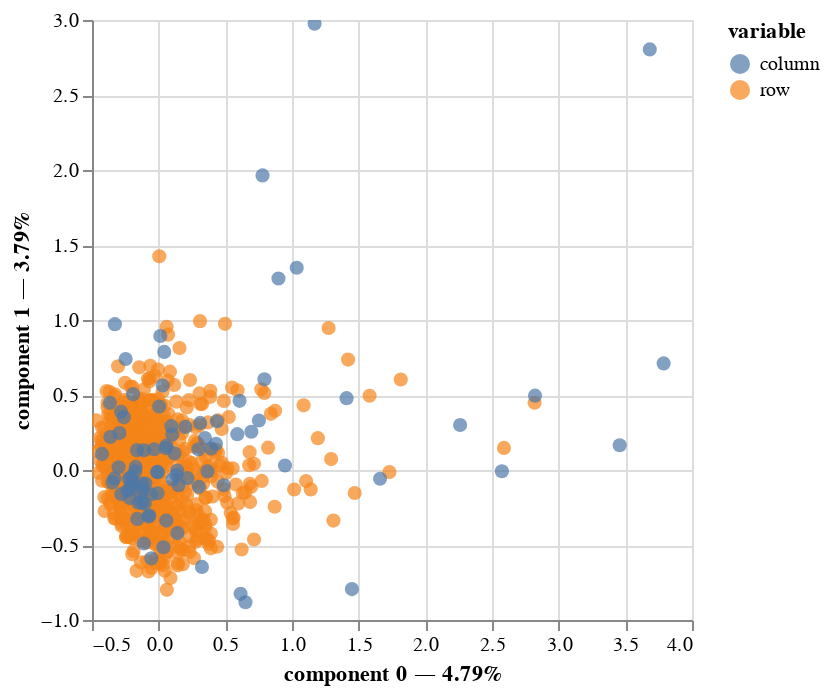

The notebook cell this image was saved under:
### Code cell
#Visualization
mca.plot(
    df_cleaned[categorical_columns],
    x_component=0,
    y_component=1,
    show_column_markers=True,
    show_row_markers=True,
    show_column_labels=False,
    show_row_labels=False
)

### Figure 1 — Vega-Lite specification as saved in the notebook (floating-point values rounded to 4 significant figures; data arrays with more than 128 entries replaced by an {"elided": "..."} marker saying what was removed)
{"config": {"view": {"continuousWidth": 300, "continuousHeight": 300}}, "layer": [{"data": {"name": "data-a7772fc5235f237899b2601c08f5789f"}, "mark": {"type": "circle", "size": 50}, "encoding": {"color": {"field": "variable", "type": "nominal"}, "tooltip": [{"field": "variable", "type": "nominal"}, {"field": "value", "type": "nominal"}, {"field": "component 0", "type": "quantitative"}, {"field": "component 1", "type": "quantitative"}], "x": {"axis": {"title": "component 0 — 4.79%"}, "field": "component 0", "scale": {"zero": false}, "type": "quantitative"}, "y": {"axis": {"title": "component 1 — 3.79%"}, "field": "component 1", "scale": {"zero": false}, "type": "quantitative"}}, "name": "view_1"}, {"data": {"name": "data-60f80c3b0b439b93adfb2299f8f1c7df"}, "mark": {"type": "circle", "size": 50}, "encoding": {"color": {"field": "variable", "type": "nominal"}, "tooltip": [{"field": "variable", "type": "nominal"}, {"field": "value", "type": "nominal"}, {"field": "component 0", "type": "quantitative"}, {"field": "component 1", "type": "quantitative"}], "x": {"axis": {"title": "component 0 — 4.79%"}, "field": "component 0", "scale": {"zero": false}, "type": "quantitative"}, "y": {"axis": {"title": "component 1 — 3.79%"}, "field": "component 1", "scale": {"zero": false}, "type": "quantitative"}}}], "params": [{"name": "param_1", "select": {"type": "interval", "encodings": ["x", "y"]}, "bind": "scales", "views": ["view_1"]}], "$schema": "https://vega.github.io/schema/vega-lite/v5.16.3.json", "datasets": {"data-a7772fc5235f237899b2601c08f5789f": {"elided": "687 records"}, "data-60f80c3b0b439b93adfb2299f8f1c7df": [{"component 0": -0.01223, "component 1": -0.01295, "component 2": -0.03997, "variable": "column", "value": "How often do you travel by plane?_1", "label": "How often do you travel by plane?_1"}, {"component 0": -0.09923, "component 1": -0.09031, "component 2": -0.06119, "variable": "column", "value": "How often do you travel by plane?_2", "label": "How often do you travel by plane?_2"}, {"component 0": 0.6066, "component 1": 0.4611, "component 2": 1.407, "variable": "column", "value": "How often do you travel by plane?_3", "label": "How often do you travel by plane?_3"}, {"component 0": 1.169, "component 1": 2.975, "component 2": -1.479, "variable": "column", "value": "How often do you travel by plane?_4", "label": "How often do you travel by plane?_4"}, {"component 0": 3.683, "component 1": 2.804, "component 2": -3.958, "variable": "column", "value": "How often do you travel by plane?_5", "label": "How often do you travel by plane?_5"}, {"component 0": -0.3282, "component 1": 0.9722, "component 2": 0.1727, "variable": "column", "value": "Do you ever recline your seat when you fly?_0.0", "label": "Do you ever recline your seat when you fly?_0.0"}, {"component 0": -0.2821, "component 1": 0.3876, "component 2": -0.05765, "variable": "column", "value": "Do you ever recline your seat when you fly?_1.0", "label": "Do you ever recline your seat when you fly?_1.0"}, {"component 0": -0.1619, "component 1": 0.132, "component 2": -0.01464, "variable": "column", "value": "Do you ever recline your seat when you fly?_2.0", "label": "Do you ever recline your seat when you fly?_2.0"}, {"component 0": 0.05671, "component 1": -0.3372, "component 2": -0.08425, "variable": "column", "value": "Do you ever recline your seat when you fly?_3.0", "label": "Do you ever recline your seat when you fly?_3.0"}, {"component 0": 0.6509, "component 1": -0.8818, "component 2": 0.05936, "variable": "column", "value": "Do you ever recline your seat when you fly?_4.0", "label": "Do you ever recline your seat when you fly?_4.0"}, {"component 0": 0.1048, "component 1": -0.06348, "component 2": 0.05613, "variable": "column", "value": "Do you have any children under 18?_0.0", "label": "Do you have any children under 18?_0.0"}, {"component 0": -0.3626, "component 1": 0.2197, "component 2": -0.1943, "variable": "column", "value": "Do you have any children under 18?_1.0", "label": "Do you have any children under 18?_1.0"}, {"component 0": 0.3011, "component 1": -0.1122, "component 2": -0.8884, "variable": "column", "value": "In a row of three seats, who should get to use the two arm rests?_1.0", "label": "In a row of three seats, who should get to use the two arm rests?_1.0"}, {"component 0": 0.01246, "component 1": 0.8935, "component 2": -0.2434, "variable": "column", "value": "In a row of three seats, who should get to use the two arm rests?_2.0", "label": "In a row of three seats, who should get to use the two arm rests?_2.0"}, {"component 0": 0.8983, "component 1": 1.277, "component 2": 1.463, "variable": "column", "value": "In a row of three seats, who should get to use the two arm rests?_3.0", "label": "In a row of three seats, who should get to use the two arm rests?_3.0"}, {"component 0": -0.1039, "component 1": -0.2258, "component 2": 0.01156, "variable": "column", "value": "In a row of three seats, who should get to use the two arm rests?_4.0", "label": "In a row of three seats, who should get to use the two arm rests?_4.0"}, {"component 0": 0.1329, "component 1": -0.03393, "component 2": -0.3994, "variable": "column", "value": "In a row of three seats, who should get to use the two arm rests?_5.0", "label": "In a row of three seats, who should get to use the two arm rests?_5.0"}, {"component 0": 0.03579, "component 1": -0.5149, "component 2": 0.3242, "variable": "column", "value": "In a row of two seats, who should get to use the middle arm rest?_1.0", "label": "In a row of two seats, who should get to use the middle arm rest?_1.0"}, {"component 0": 0.03008, "component 1": 0.5634, "component 2": -0.1061, "variable": "column", "value": "In a row of two seats, who should get to use the middle arm rest?_2.0", "label": "In a row of two seats, who should get to use the middle arm rest?_2.0"}, {"component 0": 1.036, "component 1": 1.348, "component 2": 1.578, "variable": "column", "value": "In a row of two seats, who should get to use the middle arm rest?_3.0", "label": "In a row of two seats, who should get to use the middle arm rest?_3.0"}, {"component 0": -0.1249, "component 1": -0.219, "component 2": 0.007127, "variable": "column", "value": "In a row of two seats, who should get to use the middle arm rest?_4.0", "label": "In a row of two seats, who should get to use the middle arm rest?_4.0"}, {"component 0": 0.4368, "component 1": 0.3248, "component 2": -1.083, "variable": "column", "value": "In a row of two seats, who should get to use the middle arm rest?_5.0", "label": "In a row of two seats, who should get to use the middle arm rest?_5.0"}, {"component 0": 0.2004, "component 1": 0.2874, "component 2": 0.0006952, "variable": "column", "value": "Who should have control over the window shade?_0.0", "label": "Who should have control over the window shade?_0.0"}, {"component 0": -0.1517, "component 1": -0.2176, "component 2": -0.0005263, "variable": "column", "value": "Who should have control over the window shade?_1.0", "label": "Who should have control over the window shade?_1.0"}, {"component 0": -0.1723, "component 1": 0.02055, "component 2": 0.06466, "variable": "column", "value": "Is itrude to move to an unsold seat on a plane?_0.0", "label": "Is itrude to move to an unsold seat on a plane?_0.0"}, {"component 0": 0.4878, "component 1": -0.1018, "component 2": -0.5779, "variable": "column", "value": "Is itrude to move to an unsold seat on a plane?_1.0", "label": "Is itrude to move to an unsold seat on a plane?_1.0"}, {"component 0": 1.66, "component 1": -0.05864, "component 2": 0.64, "variable": "column", "value": "Is itrude to move to an unsold seat on a plane?_2.0", "label": "Is itrude to move to an unsold seat on a plane?_2.0"}, {"component 0": -0.1764, "component 1": -0.009484, "component 2": 0.0327, "variable": "column", "value": "Generally speaking, is it rude to say more than a few words tothe stranger sitting next to you on a plane?_0.0", "label": "Generally speaking, is it rude to say more than a few words tothe stranger sitting next to you on a plane?_0.0"}, {"component 0": 0.3663, "component 1": -0.009323, "component 2": -0.3509, "variable": "column", "value": "Generally speaking, is it rude to say more than a few words tothe stranger sitting next to you on a plane?_1.0", "label": "Generally speaking, is it rude to say more than a few words tothe stranger sitting next to you on a plane?_1.0"}, {"component 0": 2.261, "component 1": 0.2998, "component 2": 1.32, "variable": "column", "value": "Generally speaking, is it rude to say more than a few words tothe stranger sitting next to you on a plane?_2.0", "label": "Generally speaking, is it rude to say more than a few words tothe stranger sitting next to you on a plane?_2.0"}, {"component 0": -0.1918, "component 1": 0.5054, "component 2": 0.383, "variable": "column", "value": "On a 6 hour flight from NYC to LA, how many times is it acceptable to get up if you're not in an aisle seat?_0.0", "label": "On a 6 hour flight from NYC to LA, how many times is it acceptable to get up if you're not in an aisle seat?_0.0"}, {"component 0": -0.3006, "component 1": 0.01813, "component 2": 0.2743, "variable": "column", "value": "On a 6 hour flight from NYC to LA, how many times is it acceptable to get up if you're not in an aisle seat?_1.0", "label": "On a 6 hour flight from NYC to LA, how many times is it acceptable to get up if you're not in an aisle seat?_1.0"}, {"component 0": -0.2338, "component 1": -0.138, "component 2": 0.08459, "variable": "column", "value": "On a 6 hour flight from NYC to LA, how many times is it acceptable to get up if you're not in an aisle seat?_2.0", "label": "On a 6 hour flight from NYC to LA, how many times is it acceptable to get up if you're not in an aisle seat?_2.0"}, {"component 0": 0.149, "component 1": -0.1016, "component 2": -0.2684, "variable": "column", "value": "On a 6 hour flight from NYC to LA, how many times is it acceptable to get up if you're not in an aisle seat?_3.0", "label": "On a 6 hour flight from NYC to LA, how many times is it acceptable to get up if you're not in an aisle seat?_3.0"}, {"component 0": 0.5897, "component 1": 0.2388, "component 2": -0.4317, "variable": "column", "value": "On a 6 hour flight from NYC to LA, how many times is it acceptable to get up if you're not in an aisle seat?_4.0", "label": "On a 6 hour flight from NYC to LA, how many times is it acceptable to get up if you're not in an aisle seat?_4.0"}, {"component 0": 3.787, "component 1": 0.7106, "component 2": 1.587, "variable": "column", "value": "On a 6 hour flight from NYC to LA, how many times is it acceptable to get up if you're not in an aisle seat?_5.0", "label": "On a 6 hour flight from NYC to LA, how many times is it acceptable to get up if you're not in an aisle seat?_5.0"}, {"component 0": -0.2476, "component 1": 0.74, "component 2": 0.05785, "variable": "column", "value": "Under normal circumstances, does a person who reclines their seat during a flight have any obligation to the person sitting behind them?_0.0", "label": "Under normal circumstances, does a person who reclines their seat during a flight have any obligation to the person sitting behind them?_0.0"}, {"component 0": 0.1408, "component 1": -0.4207, "component 2": -0.03289, "variable": "column", "value": "Under normal circumstances, does a person who reclines their seat during a flight have any obligation to the person sitting behind them?_1.0", "label": "Under normal circumstances, does a person who reclines their seat during a flight have any obligation to the person sitting behind them?_1.0"}, {"component 0": -0.3651, "component 1": 0.4482, "component 2": 0.09412, "variable": "column", "value": "Is itrude to recline your seat on a plane?_0.0", "label": "Is itrude to recline your seat on a plane?_0.0"}, {"component 0": 0.3245, "component 1": -0.6459, "component 2": -0.2601, "variable": "column", "value": "Is itrude to recline your seat on a plane?_1.0", "label": "Is itrude to recline your seat on a plane?_1.0"}, {"component 0": 1.449, "component 1": -0.7938, "component 2": 0.3289, "variable": "column", "value": "Is itrude to recline your seat on a plane?_2.0", "label": "Is itrude to recline your seat on a plane?_2.0"}, {"component 0": -0.2613, "component 1": 0.3511, "component 2": -0.007919, "variable": "column", "value": "Given the opportunity, would you eliminate the possibility of reclining seats on planes entirely?_0.0", "label": "Given the opportunity, would you eliminate the possibility of reclining seats on planes entirely?_0.0"}, {"component 0": 0.6144, "component 1": -0.8254, "component 2": 0.01862, "variable": "column", "value": "Given the opportunity, would you eliminate the possibility of reclining seats on planes entirely?_1.0", "label": "Given the opportunity, would you eliminate the possibility of reclining seats on planes entirely?_1.0"}, {"component 0": -0.224, "component 1": -0.05779, "component 2": 0.2569, "variable": "column", "value": "Is it rude to ask someone to switch seats with you in order to be closer to friends?_0.0", "label": "Is it rude to ask someone to switch seats with you in order to be closer to friends?_0.0"}, {"component 0": 0.3472, "component 1": 0.2127, "component 2": -1.054, "variable": "column", "value": "Is it rude to ask someone to switch seats with you in order to be closer to friends?_1.0", "label": "Is it rude to ask someone to switch seats with you in order to be closer to friends?_1.0"}, {"component 0": 2.574, "component 1": -0.008207, "component 2": 0.625, "variable": "column", "value": "Is it rude to ask someone to switch seats with you in order to be closer to friends?_2.0", "label": "Is it rude to ask someone to switch seats with you in order to be closer to friends?_2.0"}, {"component 0": -0.2075, "component 1": -0.04731, "component 2": 0.1644, "variable": "column", "value": "Is itrude to ask someone to switch seats with you in order to be closer to family?_0.0", "label": "Is itrude to ask someone to switch seats with you in order to be closer to family?_0.0"}, {"component 0": 0.6952, "component 1": 0.2549, "component 2": -1.131, "variable": "column", "value": "Is itrude to ask someone to switch seats with you in order to be closer to family?_1.0", "label": "Is itrude to ask someone to switch seats with you in order to be closer to family?_1.0"}, {"component 0": 3.458, "component 1": 0.1653, "component 2": 1.011, "variable": "column", "value": "Is itrude to ask someone to switch seats with you in order to be closer to family?_2.0", "label": "Is itrude to ask someone to switch seats with you in order to be closer to family?_2.0"}, {"component 0": -0.1948, "component 1": -0.08004, "component 2": 0.2626, "variable": "column", "value": "Is it rude to wake a passenger up if you are trying to go to the bathroom?_0.0", "label": "Is it rude to wake a passenger up if you are trying to go to the bathroom?_0.0"}, {"component 0": 0.1184, "component 1": 0.1106, "component 2": -0.5745, "variable": "column", "value": "Is it rude to wake a passenger up if you are trying to go to the bathroom?_1.0", "label": "Is it rude to wake a passenger up if you are trying to go to the bathroom?_1.0"}, {"component 0": 2.823, "component 1": 0.4957, "component 2": 0.6408, "variable": "column", "value": "Is it rude to wake a passenger up if you are trying to go to the bathroom?_2.0", "label": "Is it rude to wake a passenger up if you are trying to go to the bathroom?_2.0"}, {"component 0": -0.3471, "component 1": -0.08264, "component 2": 0.5943, "variable": "column", "value": "Is itrude to wake a passenger up if you are trying to walk around?_0.0", "label": "Is itrude to wake a passenger up if you are trying to walk around?_0.0"}, {"component 0": -0.1256, "component 1": -0.08989, "component 2": -0.1517, "variable": "column", "value": "Is itrude to wake a passenger up if you are trying to walk around?_1.0", "label": "Is itrude to wake a passenger up if you are trying to walk around?_1.0"}, {"component 0": 0.752, "component 1": 0.3299, "component 2": -0.3656, "variable": "column", "value": "Is itrude to wake a passenger up if you are trying to walk around?_2.0", "label": "Is itrude to wake a passenger up if you are trying to walk around?_2.0"}, {"component 0": -0.281, "component 1": -0.1606, "component 2": 0.01272, "variable": "column", "value": "In general, is itrude to bring a baby on a plane?_0.0", "label": "In general, is itrude to bring a baby on a plane?_0.0"}, {"component 0": 0.3114, "component 1": 0.314, "component 2": -0.4078, "variable": "column", "value": "In general, is itrude to bring a baby on a plane?_1.0", "label": "In general, is itrude to bring a baby on a plane?_1.0"}, {"component 0": 1.409, "component 1": 0.4788, "component 2": 0.8825, "variable": "column", "value": "In general, is itrude to bring a baby on a plane?_2.0", "label": "In general, is itrude to bring a baby on a plane?_2.0"}, {"component 0": -0.4254, "component 1": 0.1074, "component 2": 0.117, "variable": "column", "value": "In general, is it rude to knowingly bring unruly children on a plane?_0.0", "label": "In general, is it rude to knowingly bring unruly children on a plane?_0.0"}, {"component 0": -0.2169, "component 1": -0.1873, "component 2": -0.2743, "variable": "column", "value": "In general, is it rude to knowingly bring unruly children on a plane?_1.0", "label": "In general, is it rude to knowingly bring unruly children on a plane?_1.0"}, {"component 0": 0.3944, "component 1": 0.1434, "component 2": 0.2266, "variable": "column", "value": "In general, is it rude to knowingly bring unruly children on a plane?_2.0", "label": "In general, is it rude to knowingly bring unruly children on a plane?_2.0"}, {"component 0": -0.008217, "component 1": -0.155, "component 2": 0.08594, "variable": "column", "value": "Have you ever used personal electronics during take off or landing in violation of a flight attendant's direction?_0.0", "label": "Have you ever used personal electronics during take off or landing in violation of a flight attendant's direction?_0.0"}, {"component 0": 0.04174, "component 1": 0.7873, "component 2": -0.4366, "variable": "column", "value": "Have you ever used personal electronics during take off or landing in violation of a flight attendant's direction?_1.0", "label": "Have you ever used personal electronics during take off or landing in violation of a flight attendant's direction?_1.0"}, {"component 0": -0.005711, "component 1": -0.0144, "component 2": 0.009388, "variable": "column", "value": "Have you ever smoked a cigarette in an airplane bathroom when it was against the rules?_0.0", "label": "Have you ever smoked a cigarette in an airplane bathroom when it was against the rules?_0.0"}, {"component 0": 0.7789, "component 1": 1.964, "component 2": -1.281, "variable": "column", "value": "Have you ever smoked a cigarette in an airplane bathroom when it was against the rules?_1.0", "label": "Have you ever smoked a cigarette in an airplane bathroom when it was against the rules?_1.0"}, {"component 0": 0.05663, "component 1": 0.1624, "component 2": 0.1063, "variable": "column", "value": "Gender_0.0", "label": "Gender_0.0"}, {"component 0": -0.05646, "component 1": -0.1619, "component 2": -0.106, "variable": "column", "value": "Gender_1.0", "label": "Gender_1.0"}, {"component 0": 0.4296, "component 1": 0.175, "component 2": -0.5561, "variable": "column", "value": "Age_0.0", "label": "Age_0.0"}, {"component 0": 0.003763, "component 1": 0.4234, "component 2": -0.2566, "variable": "column", "value": "Age_1.0", "label": "Age_1.0"}, {"component 0": -0.2028, "component 1": -0.09494, "component 2": 0.3654, "variable": "column", "value": "Age_2.0", "label": "Age_2.0"}, {"component 0": -0.1109, "component 1": -0.4902, "component 2": 0.289, "variable": "column", "value": "Age_3.0", "label": "Age_3.0"}, {"component 0": 0.7934, "component 1": 0.6045, "component 2": 0.04761, "variable": "column", "value": "Household Income_0.0", "label": "Household Income_0.0"}, {"component 0": 0.1405, "component 1": -0.00442, "component 2": -0.2431, "variable": "column", "value": "Household Income_1.0", "label": "Household Income_1.0"}, {"component 0": -0.1192, "component 1": -0.1301, "component 2": -0.2331, "variable": "column", "value": "Household Income_2.0", "label": "Household Income_2.0"}, {"component 0": -0.2161, "component 1": -0.1196, "component 2": 0.3672, "variable": "column", "value": "Household Income_3.0", "label": "Household Income_3.0"}, {"component 0": -0.03466, "component 1": 0.1385, "component 2": 0.3202, "variable": "column", "value": "Household Income_4.0", "label": "Household Income_4.0"}, {"component 0": 0.9474, "component 1": 0.0303, "component 2": -1.562, "variable": "column", "value": "Education_0.0", "label": "Education_0.0"}, {"component 0": -0.0758, "component 1": -0.3099, "component 2": -0.6844, "variable": "column", "value": "Education_1.0", "label": "Education_1.0"}, {"component 0": 0.05335, "component 1": 0.1457, "component 2": -0.03311, "variable": "column", "value": "Education_2.0", "label": "Education_2.0"}, {"component 0": 0.1023, "component 1": 0.236, "component 2": -0.06448, "variable": "column", "value": "Education_3.0", "label": "Education_3.0"}, {"component 0": -0.1603, "component 1": -0.3259, "component 2": 0.294, "variable": "column", "value": "Education_4.0", "label": "Education_4.0"}, {"component 0": 0.09512, "component 1": 0.2924, "component 2": 0.1193, "variable": "column", "value": "Location (Census Region)_0.0", "label": "Location (Census Region)_0.0"}, {"component 0": -0.1347, "component 1": -0.1525, "component 2": -0.1428, "variable": "column", "value": "Location (Census Region)_1.0", "label": "Location (Census Region)_1.0"}, {"component 0": -0.2938, "component 1": 0.2469, "component 2": -0.2547, "variable": "column", "value": "Location (Census Region)_2.0", "label": "Location (Census Region)_2.0"}, {"component 0": 0.2984, "component 1": 0.1384, "component 2": -0.3765, "variable": "column", "value": "Location (Census Region)_3.0", "label": "Location (Census Region)_3.0"}, {"component 0": 0.2154, "component 1": -0.05455, "component 2": 0.2028, "variable": "column", "value": "Location (Census Region)_4.0", "label": "Location (Census Region)_4.0"}, {"component 0": -0.3313, "component 1": -0.05623, "component 2": 0.244, "variable": "column", "value": "Location (Census Region)_5.0", "label": "Location (Census Region)_5.0"}, {"component 0": -0.1114, "component 1": 0.1314, "component 2": 0.09311, "variable": "column", "value": "Location (Census Region)_6.0", "label": "Location (Census Region)_6.0"}, {"component 0": -0.05481, "component 1": -0.5889, "component 2": 0.1513, "variable": "column", "value": "Location (Census Region)_7.0", "label": "Location (Census Region)_7.0"}, {"component 0": -0.07042, "component 1": -0.3032, "component 2": -0.3411, "variable": "column", "value": "Location (Census Region)_8.0", "label": "Location (Census Region)_8.0"}]}}
